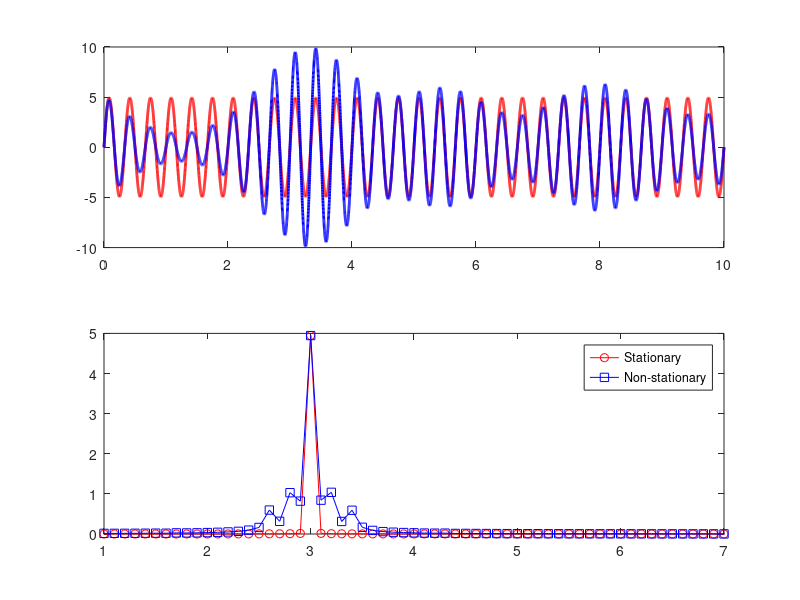
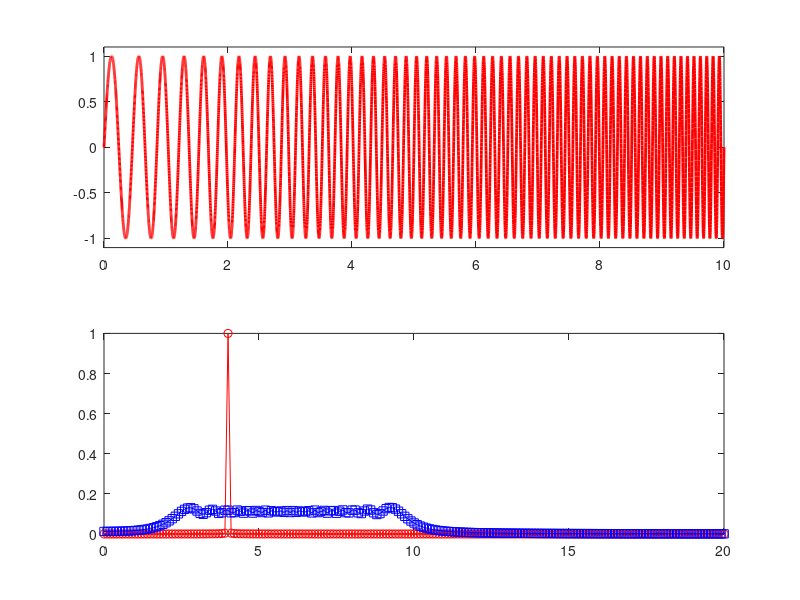
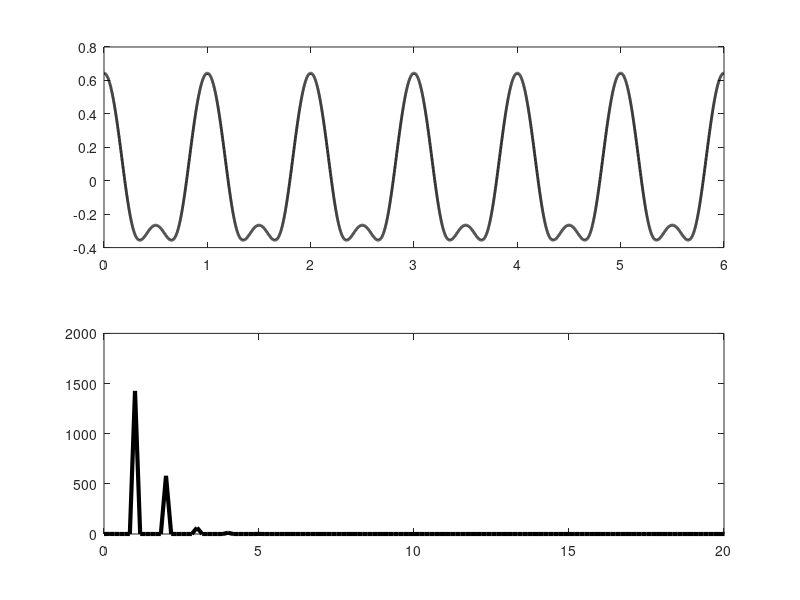

MATLAB code to generate these figures, in order:
% Amplitude non-stationarity

srate = 1000;
t = 0:1/srate:10;
n = length(t);
f = 3; % frequency in Hz

% sine wave with time-increasing amplitude
%ampl1 = linspace(1, 10, n);
ampl1 = abs(interp1(linspace(t(1),t(end),10),10*rand(1,10),t,'spline'));
ampl2 =mean(ampl1);

signal1 = ampl1 .* sin(2*pi*f*t);
signal2 = ampl2 .* sin(2*pi*f*t);

% obtain Fourier coefs and Hz vector
signal1X = fft(signal1)/n;
signal2X = fft(signal2)/n;
hz = linspace(0,srate,n);

figure(13), clf
subplot(211)
plot(t, signal2,'r', 'linew', 2), hold on
plot(t, signal1,'b', 'linew', 2)

subplot(212)
plot(hz, 2*abs(signal2X(1:length(hz))), 'ro-')
hold on
plot(hz, 2*abs(signal1X(1:length(hz))), 'bs-')
set(gca,'xlim', [1 7])
legend({'Stationary';'Non-stationary'})

% Frequency non-stationarity
f = [2 10];
ff = linspace(f(1),mean(f),n);
signal1 = sin(2*pi.*ff.*t);
signal2 = sin(2*pi.*mean(ff).*t);

signal1X = fft(signal1)/n;
signal2X = fft(signal2)/n;
hz = linspace(0,srate/2, floor(n/2));

figure(14), clf    
subplot(211)
plot(t, signal1,'r', 'linew', 2), hold on
%plot(t, signal2,'r', 'linew', 2)
set(gca,'ylim',[-1.1 1.1])

subplot(212)
plot(hz, 2*abs(signal2X(1:length(hz))), 'ro-')
hold on
plot(hz, 2*abs(signal1X(1:length(hz))), 'bs-')
set(gca,'xlim', [0 20])

% examples of rhythmic non-sinusoidal time series

srate=1000;
time=(0:srate*6-1)/srate;
npnts = length(time);
hz=linspace(0,srate,npnts);

% various mildly interesting signals
signal = detrend(sin(cos(2*pi*time)-1));
%signal=sin(cos(2*pi*time)+time);
%signal=detrend(cos(sin(2*pi*time).^4));

figure(15), clf    
subplot(211)
plot(time, signal,'k', 'linew', 2)

subplot(212)
plot(hz, abs(fft(signal)), 'k', 'linew',3)
set(gca,'xlim', [0 20])
